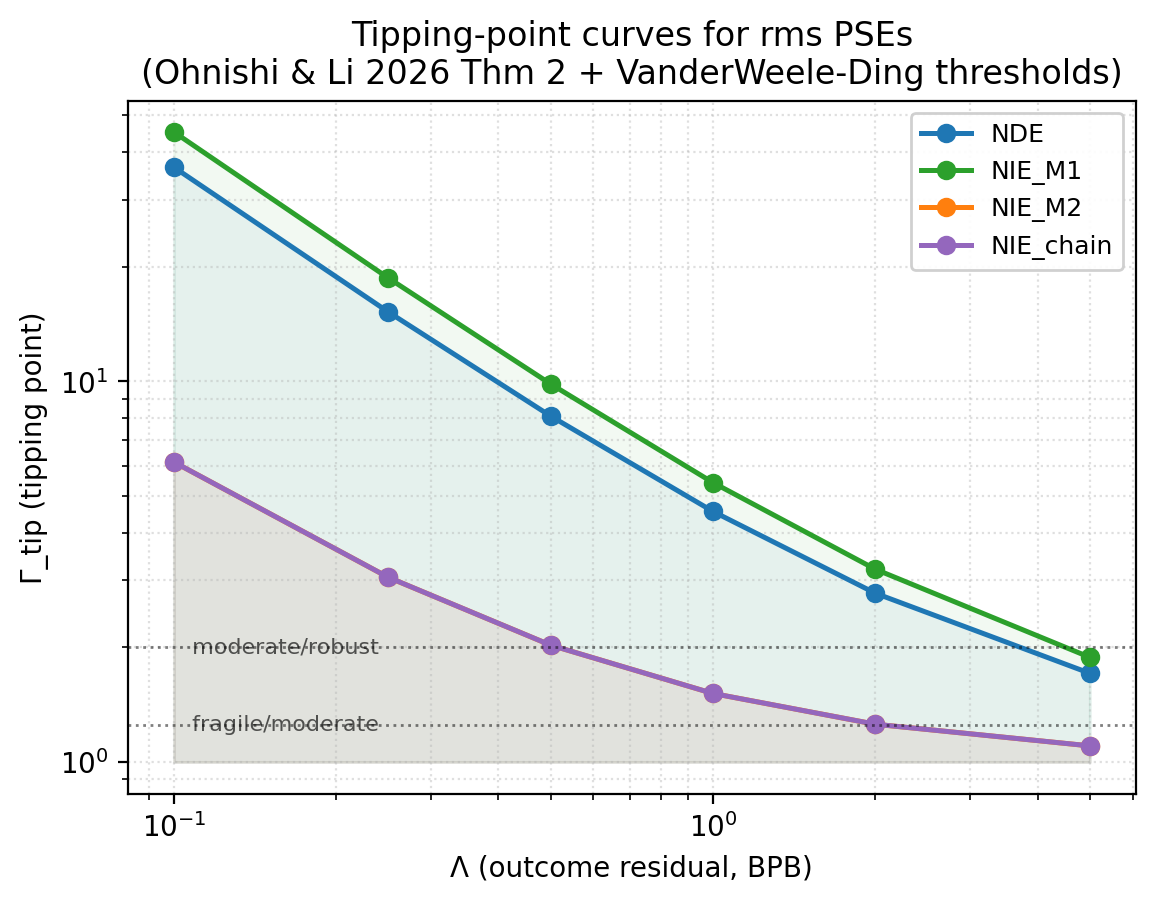

The Python source for this figure:
#!/usr/bin/env python3
"""Figure 4 — Tipping-point curves Γ_tip(Λ) for rms PSEs.

For each of rms's 4 path-specific effects (NDE, NIE_M1, NIE_M2, NIE_chain),
plot the hyperbola Γ_tip = 1 + |closer_endpoint| / Λ over a grid of Λ.

The shaded region under each curve is the "tipping region": unmeasured
confounding strength below the curve preserves the verdict (CI excludes 0).
Above the curve, the verdict flips.

Input: JSONL emitted by `f2_to_jsonl` on a `f2_mediation_sensitivity
--lambda-sweep` CSV. Filters to the `fix_x = rms` rows by default.

VanderWeele-Ding thresholds (horizontal reference lines):
  - Γ = 1.25 → fragile / moderate boundary
  - Γ = 2.0  → moderate / robust boundary
"""

import sys
from pathlib import Path

sys.path.insert(0, str(Path(__file__).resolve().parent))
import matplotlib.pyplot as plt
import numpy as np
from fig_template import (
    PSE_NAMES,
    is_real,
    load_jsonl,
    parse_args_with_io,
    safe_float,
    save_figure,
)


# Visually distinct colors for the 4 PSEs.
PSE_COLORS = {
    "NDE":       "#1f77b4",  # blue
    "NIE_M1":    "#2ca02c",  # green
    "NIE_M2":    "#ff7f0e",  # orange
    "NIE_chain": "#9467bd",  # purple
}


def main():
    import argparse
    p = argparse.ArgumentParser()
    p.add_argument("--input", default="/tmp/loop53_lambda_sweep.jsonl")
    p.add_argument("--out", default="papers/figures/fig4_tipping_curves.png")
    p.add_argument("--fix-x", default="rms",
                   help="filter to this fix_x value (default: rms)")
    args = p.parse_args()

    # Group: pse_name -> [(lambda, gamma_tip), ...] sorted by lambda.
    by_pse = {}
    for rec in load_jsonl(args.input):
        if rec.get("fix_x") != args.fix_x:
            continue
        pse = rec.get("pse_name")
        lam = safe_float(rec.get("lambda"))
        g = safe_float(rec.get("gamma_tip"))
        if pse and is_real(lam) and is_real(g):
            by_pse.setdefault(pse, []).append((lam, g))

    if not by_pse:
        raise SystemExit(f"# ERROR: no rows matched fix_x={args.fix_x!r}")

    fig, ax = plt.subplots(figsize=(6.5, 4.5))

    for pse in PSE_NAMES:
        pts = sorted(by_pse.get(pse, []))
        if not pts:
            continue
        lams = np.array([l for l, _ in pts])
        gammas = np.array([g for _, g in pts])
        color = PSE_COLORS[pse]
        ax.plot(lams, gammas, marker="o", color=color, label=pse, linewidth=1.8)
        ax.fill_between(lams, 1.0, gammas, color=color, alpha=0.06)

    # VanderWeele-Ding reference lines.
    ax.axhline(1.25, color="black", linestyle=":", linewidth=1.0, alpha=0.5)
    ax.axhline(2.0, color="black", linestyle=":", linewidth=1.0, alpha=0.5)
    ax.text(
        0.105, 1.25, " fragile/moderate", fontsize=8, va="center", alpha=0.65,
    )
    ax.text(
        0.105, 2.0, " moderate/robust", fontsize=8, va="center", alpha=0.65,
    )

    ax.set_xscale("log")
    ax.set_yscale("log")
    ax.set_xlabel("Λ (outcome residual, BPB)")
    ax.set_ylabel("Γ_tip (tipping point)")
    ax.set_title(
        f"Tipping-point curves for {args.fix_x} PSEs\n"
        f"(Ohnishi & Li 2026 Thm 2 + VanderWeele-Ding thresholds)"
    )
    ax.grid(True, which="both", linestyle=":", alpha=0.4)
    ax.legend(loc="upper right", fontsize=9, framealpha=0.92)

    save_figure(fig, args.out)


if __name__ == "__main__":
    main()
